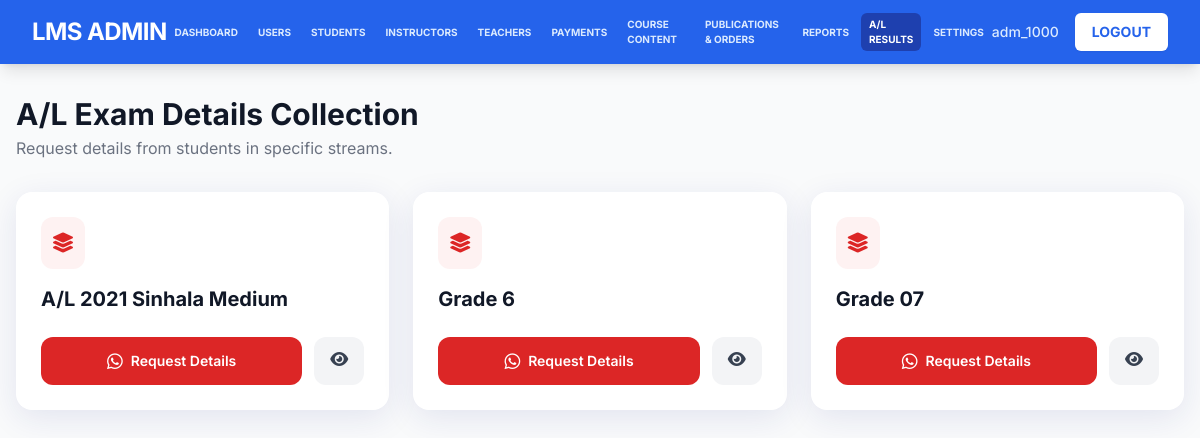
The app's page /dashboard/request_al_details.php (signed in), older data.
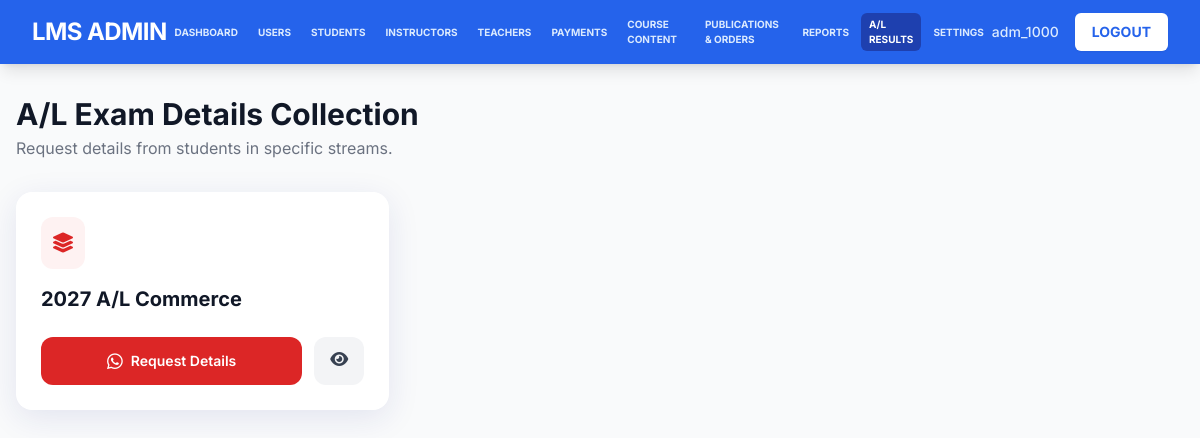
The same page, newer data.
### tables this page shows
CREATE TABLE `streams` (
  `id` int(11) NOT NULL COMMENT 'Primary Key',
  `name` varchar(100) NOT NULL COMMENT 'Stream name (e.g., "Grade 6", "Grade 7", "A/L Science")',
  `description` text DEFAULT NULL COMMENT 'Optional description of the stream',
  `status` tinyint(1) NOT NULL DEFAULT 1 COMMENT 'Status: 1=active, 0=inactive',
  `created_at` timestamp NOT NULL DEFAULT current_timestamp() COMMENT 'Record creation timestamp',
  `updated_at` timestamp NOT NULL DEFAULT current_timestamp() ON UPDATE current_timestamp() COMMENT 'Record update timestamp'
);

### dashboard/request_al_details.php (the view, shortened to what this page needs)
<?php
require_once '../config.php';
require_once '../whatsapp_config.php';
$user_id = $_SESSION['user_id'] ?? '';
$role = $_SESSION['role'] ?? '';
$items = [];
$card_type = '';
if ($role === 'teacher') {
    $card_type = 'class';
    $query = "SELECT ta.stream_subject_id as id,
                     CONCAT(s.name, ' - ', sub.name) as name,
                     sub.code,
                     s.name as stream_name
              FROM teacher_assignments ta
              INNER JOIN stream_subjects ss ON ta.stream_subject_id = ss.id
              INNER JOIN streams s ON ss.stream_id = s.id
              INNER JOIN subjects sub ON ss.subject_id = sub.id
              WHERE ta.teacher_id = ? AND ta.status = 'active'";
    $stmt = $conn->prepare($query);
    $stmt->bind_param("s", $user_id);
    $stmt->execute();
    $result = $stmt->get_result();
} else {
    $card_type = 'stream';
    $query = "SELECT id, name, description FROM streams WHERE status = 1";
    $result = $conn->query($query);
}
while ($row = $result->fetch_assoc()) {
    $items[] = $row;
}
?>
<!DOCTYPE html>
<html lang="en">
<head>
    <script src="https://cdn.tailwindcss.com"></script>
    <link href="https://cdnjs.cloudflare.com/ajax/libs/font-awesome/6.0.0/css/all.min.css" rel="stylesheet">
</head>
<body class="bg-gray-50">
    <div class="min-h-screen flex flex-col">
        <?php
        if ($role === 'admin') {
            include '../admin/header.php';
        } else {
            include 'navbar.php';
        }
        ?>
        <div class="flex-grow container mx-auto px-4 py-8 max-w-7xl">
            <div class="flex justify-between items-center mb-8">
                <div>
                    <h1 class="text-3xl font-bold text-gray-900">A/L Exam Details Collection</h1>
                    <p class="text-gray-500 mt-1">
                        <?php echo $role === 'admin' ? 'Request details from students in specific streams.' : 'Request details from your classes.'; ?>
                    </p>
                </div>
            </div>
            <div class="grid grid-cols-1 md:grid-cols-2 lg:grid-cols-3 gap-6">
                <?php foreach ($items as $item): ?>
                <div class="glass-card rounded-2xl p-6 transition-all duration-300 hover:shadow-xl hover:-translate-y-1 bg-white">
                    <div class="flex justify-between items-start mb-4">
                        <div class="p-3 bg-red-50 rounded-xl">
                            <i class="fas fa-<?php echo $card_type === 'stream' ? 'layer-group' : 'chalkboard-teacher'; ?> text-red-600 text-xl"></i>
                        </div>
                    </div>
                    <h3 class="text-xl font-bold text-gray-900 mb-1"><?php echo htmlspecialchars($item['name']); ?></h3>
                    <div class="flex gap-3">
                        <button onclick="sendRequest('<?php echo $card_type; ?>', <?php echo $item['id']; ?>, '<?php echo addslashes($item['name']); ?>')"
                                class="flex-1 bg-red-600 text-white px-4 py-2.5 rounded-xl text-sm font-semibold hover:bg-red-700 transition-colors flex items-center justify-center gap-2">
                            <i class="fab fa-whatsapp text-lg"></i>
                            Request Details
                        </button>
                        <a href="view_al_responses.php?type=<?php echo $card_type; ?>&id=<?php echo $item['id']; ?>"
                           class="flex-none bg-gray-100 text-gray-700 px-4 py-2.5 rounded-xl hover:bg-gray-200 transition-colors"
                           title="View Responses">
                            <i class="fas fa-eye"></i>
                        </a>
                    </div>
                </div>
                <?php endforeach; ?>
            </div>
        </div>
    </div>
</body>
</html>

Row changes from the older to the newer data that the page shows:
removed streams: name "A/L 2021 Sinhala Medium"
removed streams: name "Grade 6"
removed streams: name "Grade 07"
added streams: name "2027 A/L Commerce"
